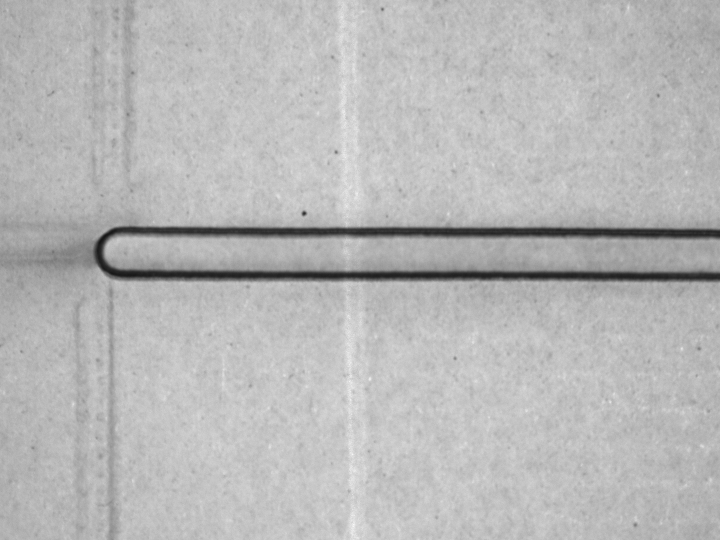
#> input picture pics/Pic_20250721132121728.bmp, 720 x 540 px; its folder holds only this picture in this run
$ python img_enhance.py
#> lines starting #> are read from the running program, lines starting #| are printed output that depends on the picture
import cv2
import numpy as np
import matplotlib.pyplot as plt
import os
from glob import glob


def load_images(folder_path):
    """加载文件夹中的所有bmp图像"""
    image_paths = sorted(glob(os.path.join(folder_path, '*.bmp')))
    images = [cv2.imread(path, cv2.IMREAD_GRAYSCALE) for path in image_paths]
    return images, image_paths


def apply_clahe(image, clip_limit=2.0, grid_size=(8, 8)):
    """应用对比度受限的自适应直方图均衡化(CLAHE)"""
    clahe = cv2.createCLAHE(clipLimit=clip_limit, tileGridSize=grid_size)
    return clahe.apply(image)


def contrast_stretching(image, lower_percent=2, upper_percent=98):
    """对比度拉伸"""
    # 计算上下百分位值
    lower_val = np.percentile(image, lower_percent)
    upper_val = np.percentile(image, upper_percent)

    # 线性拉伸
    stretched = np.clip((image - lower_val) * (255.0 / (upper_val - lower_val)), 0, 255)
    return stretched.astype(np.uint8)


def edge_enhancement(image):
    """边缘增强"""
    # 高斯模糊
    blurred = cv2.GaussianBlur(image, (5, 5), 0)
    # 非锐化掩蔽
    sharpened = cv2.addWeighted(image, 1.5, blurred, -0.5, 0)
    return sharpened


def morphological_operations(image):
    """形态学操作增强"""
    # 使用顶帽变换增强亮特征
    kernel = cv2.getStructuringElement(cv2.MORPH_ELLIPSE, (15, 15))
    tophat = cv2.morphologyEx(image, cv2.MORPH_TOPHAT, kernel)

    # 增强后的图像
    enhanced = cv2.add(image, tophat)
    return enhanced


def process_images(images):
    """应用所有预处理方法"""
    processed = []

    for img in images:
        # 原始图像
        original = img.copy()

        # 方法1: CLAHE
        clahe_img = apply_clahe(original)

        # 方法2: 对比度拉伸
        stretched_img = contrast_stretching(original)

        # 方法3: 边缘增强
        edge_img = edge_enhancement(original)

        # 方法4: 形态学操作
        morph_img = morphological_operations(original)

        # 方法5: CLAHE + 边缘增强
        combined1 = edge_enhancement(apply_clahe(original))

        # 方法6: 对比度拉伸 + 形态学
        combined2 = morphological_operations(contrast_stretching(original))

        processed.append({
            'original': original,
            'clahe': clahe_img,
            'stretched': stretched_img,
            'edge': edge_img,
            'morph': morph_img,
            'combined1': combined1,
            'combined2': combined2
        })

    return processed


def visualize_results(processed_images, image_paths, save_folder='results'):
    """可视化预处理结果"""
    if not os.path.exists(save_folder):
        os.makedirs(save_folder)

    methods = ['original', 'clahe', 'stretched', 'edge', 'morph', 'combined1', 'combined2']
    titles = ['Original', 'CLAHE', 'Contrast Stretched', 'Edge Enhanced',
              'Morphological', 'CLAHE+Edge', 'Stretched+Morph']

    for idx, result in enumerate(processed_images):
        plt.figure(figsize=(20, 10))

        # 获取图像名称
        img_name = os.path.basename(image_paths[idx])
        base_name = os.path.splitext(img_name)[0]

        # 显示所有方法的结果
        for i, method in enumerate(methods):
            plt.subplot(2, 4, i + 1)
            plt.imshow(result[method], cmap='gray')
            plt.title(titles[i])
            plt.axis('off')

        plt.suptitle(f'Preprocessing Results for {img_name}', fontsize=16)
        plt.tight_layout()

        # 保存结果为PNG格式
        save_path = os.path.join(save_folder, f'result_{base_name}.png')
        plt.savefig(save_path, dpi=300, bbox_inches='tight')
        plt.close()

        # 同时保存每种处理方法的单独图像为PNG
        method_save_folder = os.path.join(save_folder, 'individual_results')
        if not os.path.exists(method_save_folder):
            os.makedirs(method_save_folder)

        for method in methods:
            method_save_path = os.path.join(method_save_folder, f'{base_name}_{method}.png')
            cv2.imwrite(method_save_path, result[method])

        print(f"Saved results for {img_name}")


def main():
    # 设置图像文件夹路径
    folder_path = '.\pics'  # 替换为您的图像文件夹路径

    # 加载图像
    images, image_paths = load_images(folder_path)
#> in load_images, `images = [cv2.imread(path, cv2.IMREAD_GRAYSCALE) for path in image_pat..`: images = 1 item
#> images = 1 item; image_paths = ['./pics/Pic_20250721132121728.bmp']
    print(f"Loaded {len(images)} images")
#| Loaded 1 images

    # 检查是否加载成功
    for i, img in enumerate(images):
        if img is None:
            print(f"Failed to load image: {image_paths[i]}")
#> this loop made 1 pass

    # 处理图像
    processed = process_images(images)
#> the loop in process_images, `for img in images:` made 1 pass
#> pass 1, in process_images, `clahe_img = apply_clahe(original)`:
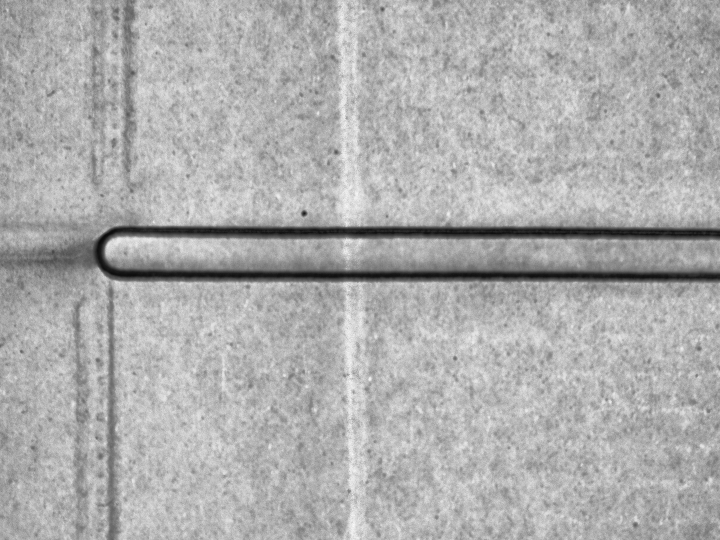
#> clahe_img: shape (540, 720); min 11, max 250, mean 173.4
#> pass 1, in contrast_stretching, `stretched = np.clip((image - lower_val) * (255.0 / (upper_val - lower_..`:
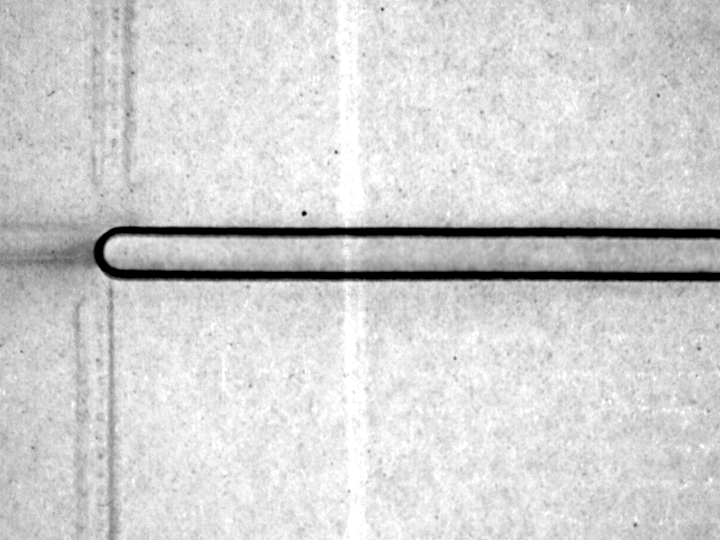
#> stretched: shape (540, 720) float64; min 0, max 255, mean 209.7
#> in process_images, original is the input picture: shape (540, 720); min 22, max 248, mean 183.6
#> after the loop in process_images, `for img in images:`: processed = 1 item
#> processed = 1 item

    # 可视化并保存结果
    visualize_results(processed, image_paths)
#> the loop in visualize_results, `for idx, result in enumerate(processed_images):` made 1 pass
#| Saved results for Pic_20250721132121728.bmp
#> pass 1, in visualize_results, `plt.savefig(save_path, dpi=300, bbox_inches='tight')`:
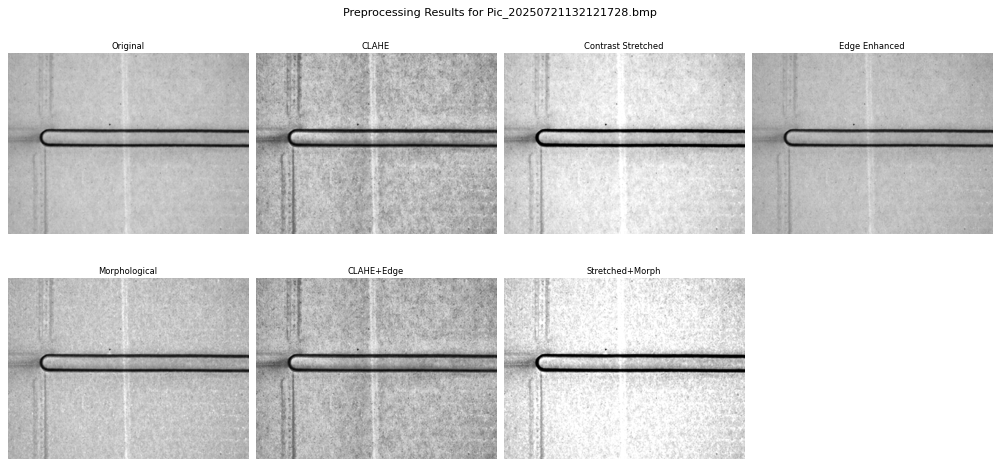
#> figure drawn by matplotlib, 7 panels


if __name__ == "__main__":
    main()

$ run again, on pics/Pic_20250721132411457.bmp
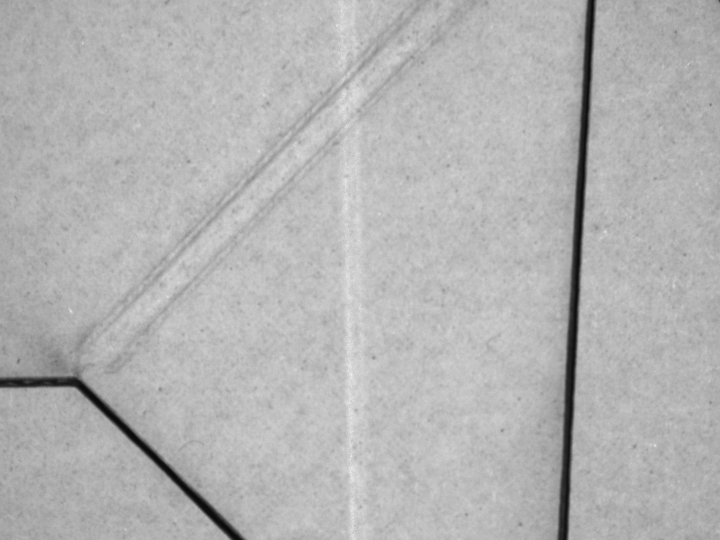
#> input picture pics/Pic_20250721132411457.bmp, 720 x 540 px
#> in load_images, `images = [cv2.imread(path, cv2.IMREAD_GRAYSCALE) for path in image_pat..`: images = 1 item
#> in main, `images, image_paths = load_images(folder_path)`: image_paths = ['./pics/Pic_20250721132411457.bmp']
#| Loaded 1 images
#> the loop in main, `for i, img in enumerate(images):` made 1 pass
#> the loop in process_images, `for img in images:` made 1 pass
#> pass 1, in contrast_stretching, `stretched = np.clip((image - lower_val) * (255.0 / (upper_val - lower_..`:
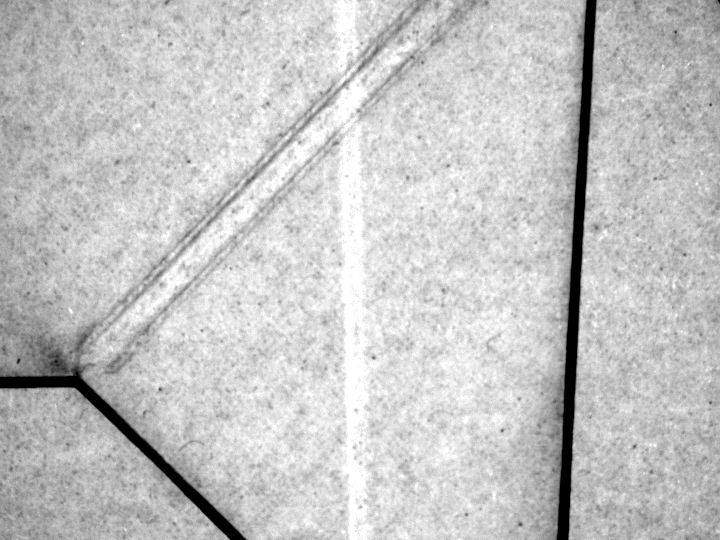
#> stretched: shape (540, 720) float64; min 0, max 255, mean 197.2
#> in process_images, original is the input picture: shape (540, 720); min 9, max 238, mean 179.9
#> after the loop in process_images, `for img in images:`: processed = 1 item
#> the loop in visualize_results, `for idx, result in enumerate(processed_images):` made 1 pass
#| Saved results for Pic_20250721132411457.bmp
#> pass 1, in visualize_results, `cv2.imwrite(method_save_path, result[method])`:
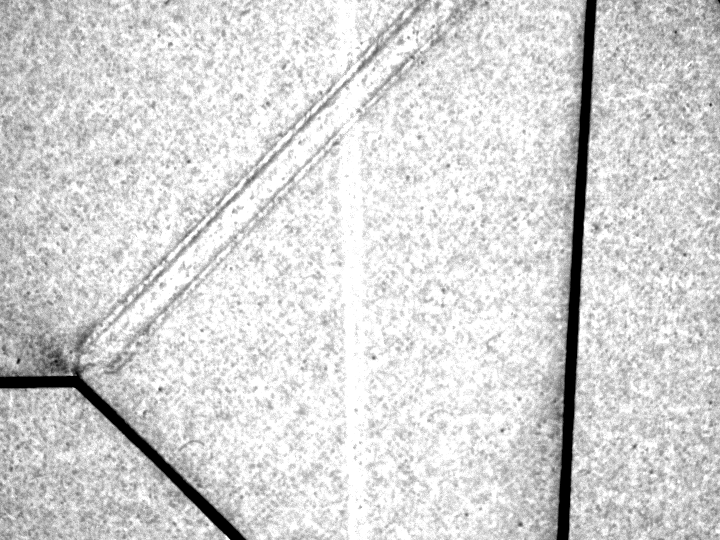
#> saved as Pic_20250721132411457_combined2.png: shape (540, 720); min 0, max 255, mean 213.2

$ run again, on pics/Pic_20250721132428665.bmp
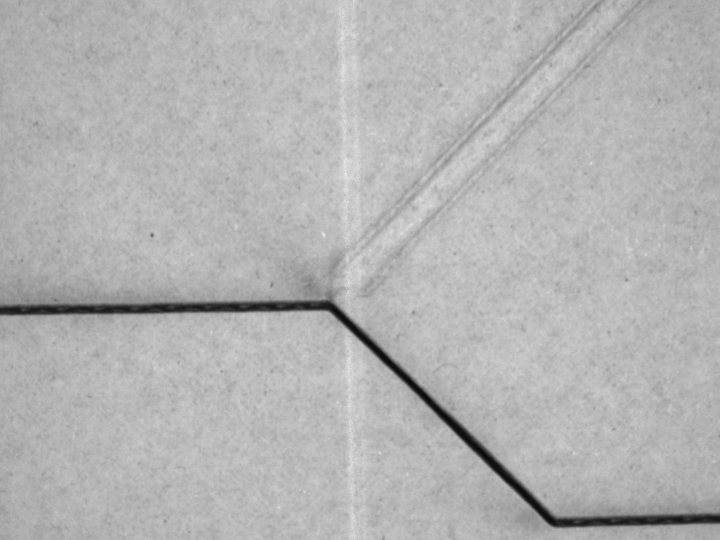
#> input picture pics/Pic_20250721132428665.bmp, 720 x 540 px
#> in load_images, `images = [cv2.imread(path, cv2.IMREAD_GRAYSCALE) for path in image_pat..`: images = 1 item
#> in main, `images, image_paths = load_images(folder_path)`: image_paths = ['./pics/Pic_20250721132428665.bmp']
#| Loaded 1 images
#> the loop in main, `for i, img in enumerate(images):` made 1 pass
#> the loop in process_images, `for img in images:` made 1 pass
#> pass 1, in contrast_stretching, `stretched = np.clip((image - lower_val) * (255.0 / (upper_val - lower_..`:
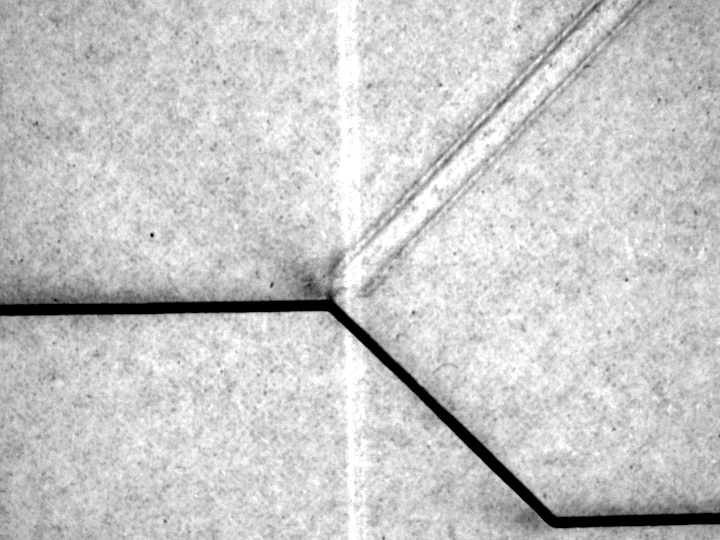
#> stretched: shape (540, 720) float64; min 0, max 255, mean 200.6
#> in process_images, original is the input picture: shape (540, 720); min 10, max 241, mean 179.3
#> after the loop in process_images, `for img in images:`: processed = 1 item
#> the loop in visualize_results, `for idx, result in enumerate(processed_images):` made 1 pass
#| Saved results for Pic_20250721132428665.bmp
#> pass 1, in visualize_results, `cv2.imwrite(method_save_path, result[method])`:
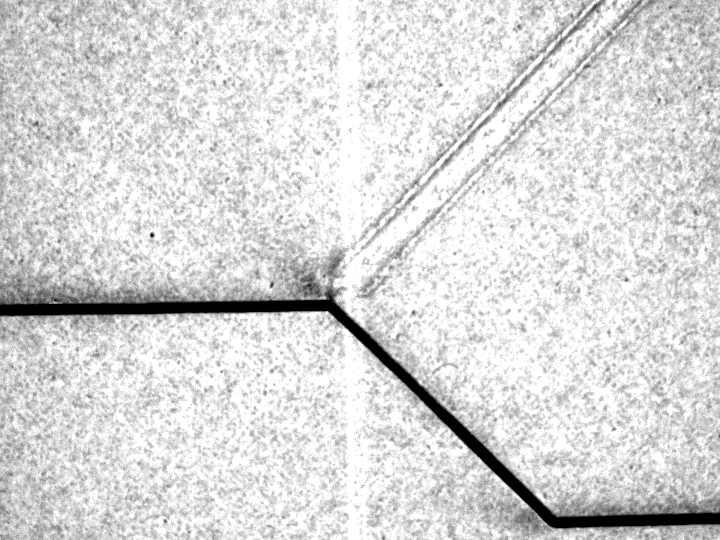
#> saved as Pic_20250721132428665_combined2.png: shape (540, 720); min 0, max 255, mean 216.9

$ run again, on pics/Pic_20250721132509097.bmp
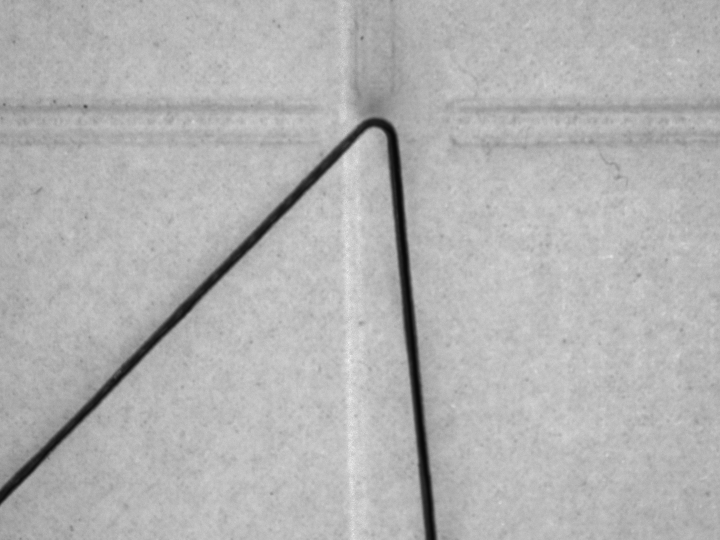
#> input picture pics/Pic_20250721132509097.bmp, 720 x 540 px
#> in load_images, `images = [cv2.imread(path, cv2.IMREAD_GRAYSCALE) for path in image_pat..`: images = 1 item
#> in main, `images, image_paths = load_images(folder_path)`: image_paths = ['./pics/Pic_20250721132509097.bmp']
#| Loaded 1 images
#> the loop in main, `for i, img in enumerate(images):` made 1 pass
#> the loop in process_images, `for img in images:` made 1 pass
#> pass 1, in process_images, `clahe_img = apply_clahe(original)`:
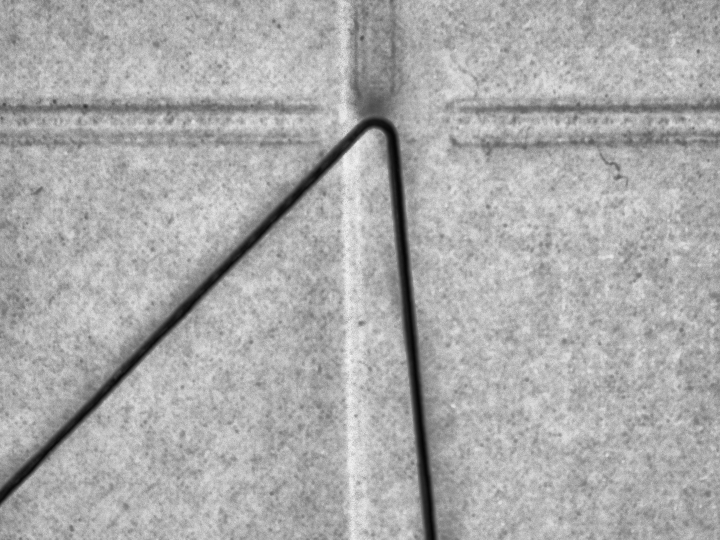
#> clahe_img: shape (540, 720); min 5, max 248, mean 170.7
#> pass 1, in contrast_stretching, `stretched = np.clip((image - lower_val) * (255.0 / (upper_val - lower_..`:
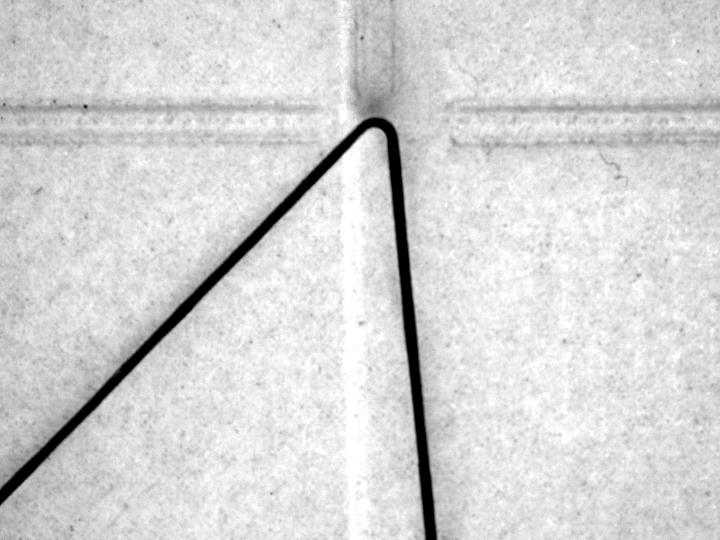
#> stretched: shape (540, 720) float64; min 0, max 255, mean 214
#> in process_images, original is the input picture: shape (540, 720); min 8, max 243, mean 178.4
#> after the loop in process_images, `for img in images:`: processed = 1 item
#> the loop in visualize_results, `for idx, result in enumerate(processed_images):` made 1 pass
#| Saved results for Pic_20250721132509097.bmp

$ run again, on pics/Pic_20250721132228136.bmp
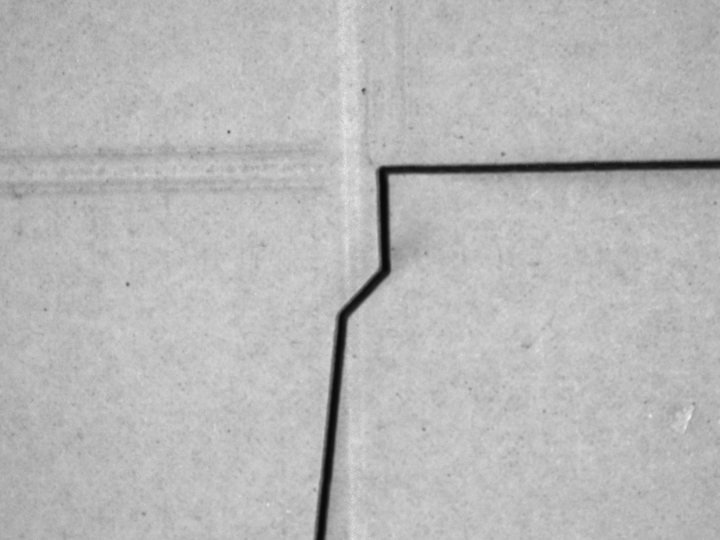
#> input picture pics/Pic_20250721132228136.bmp, 720 x 540 px
#> in load_images, `images = [cv2.imread(path, cv2.IMREAD_GRAYSCALE) for path in image_pat..`: images = 1 item
#> in main, `images, image_paths = load_images(folder_path)`: image_paths = ['./pics/Pic_20250721132228136.bmp']
#| Loaded 1 images
#> the loop in main, `for i, img in enumerate(images):` made 1 pass
#> the loop in process_images, `for img in images:` made 1 pass
#> pass 1, in contrast_stretching, `stretched = np.clip((image - lower_val) * (255.0 / (upper_val - lower_..`:
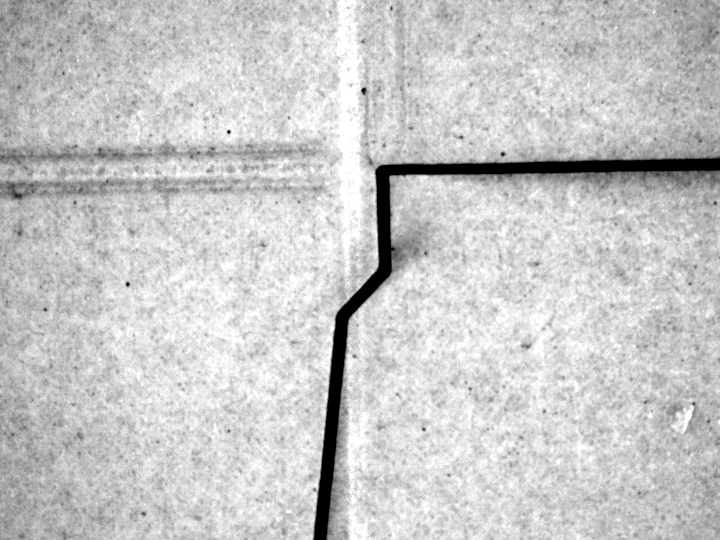
#> stretched: shape (540, 720) float64; min 0, max 255, mean 201.1
#> in process_images, original is the input picture: shape (540, 720); min 9, max 239, mean 184.1
#> after the loop in process_images, `for img in images:`: processed = 1 item
#> the loop in visualize_results, `for idx, result in enumerate(processed_images):` made 1 pass
#| Saved results for Pic_20250721132228136.bmp
#> pass 1, in visualize_results, `cv2.imwrite(method_save_path, result[method])`:
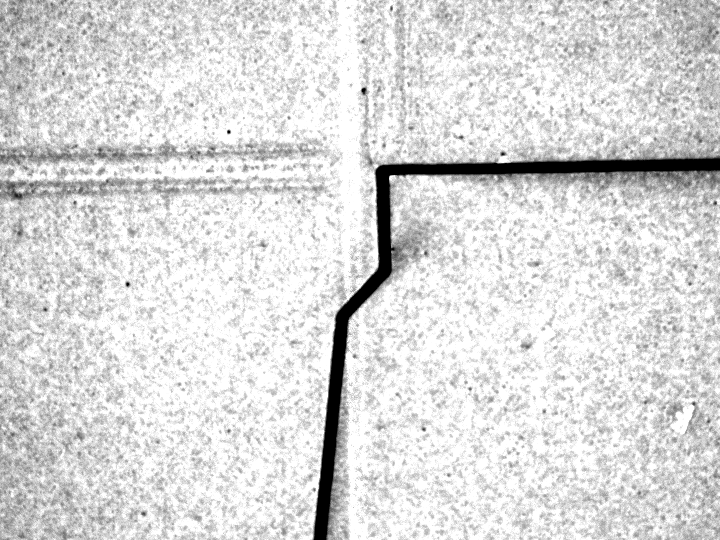
#> saved as Pic_20250721132228136_combined2.png: shape (540, 720); min 0, max 255, mean 218.3
